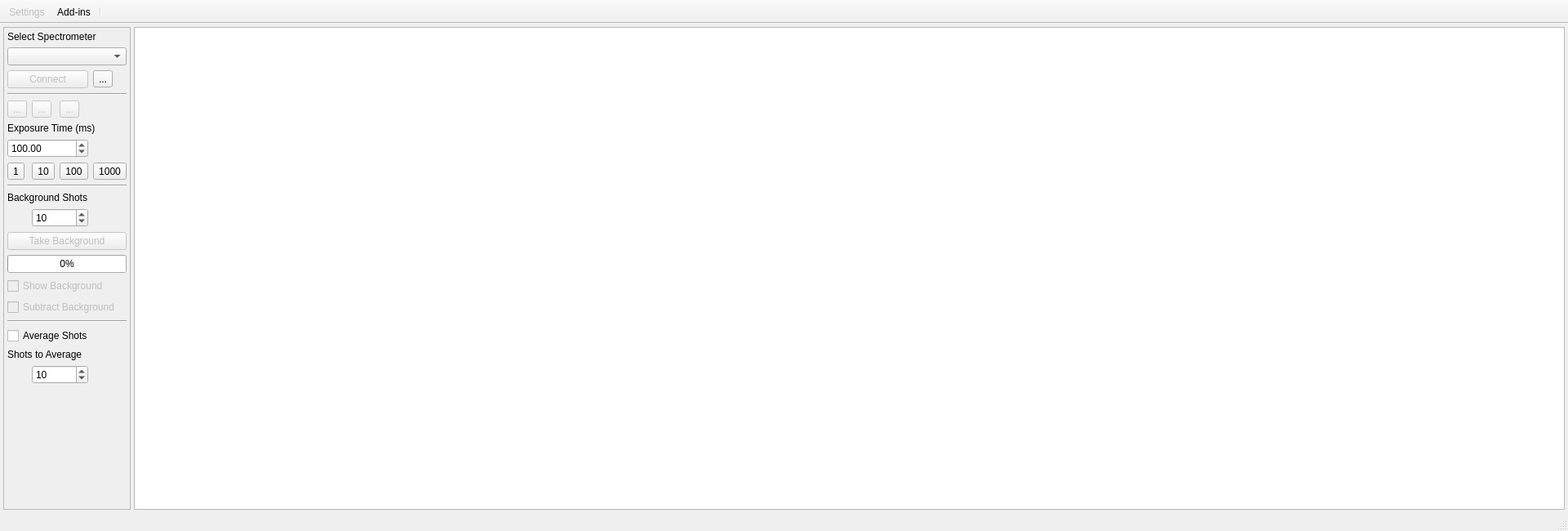
<?xml version="1.0" encoding="UTF-8"?>
<ui version="4.0">
 <class>SpecView</class>
 <widget class="QMainWindow" name="SpecView">
  <property name="geometry">
   <rect>
    <x>0</x>
    <y>0</y>
    <width>1920</width>
    <height>650</height>
   </rect>
  </property>
  <property name="baseSize">
   <size>
    <width>100</width>
    <height>0</height>
   </size>
  </property>
  <property name="contextMenuPolicy">
   <enum>Qt::ActionsContextMenu</enum>
  </property>
  <property name="windowTitle">
   <string>SpecView</string>
  </property>
  <property name="windowIcon">
   <iconset resource="../resources/resources.qrc">
    <normaloff>:/icons/icons/color.png</normaloff>:/icons/icons/color.png</iconset>
  </property>
  <widget class="QWidget" name="centralwidget">
   <layout class="QHBoxLayout" name="horizontalLayout">
    <property name="spacing">
     <number>4</number>
    </property>
    <property name="sizeConstraint">
     <enum>QLayout::SetDefaultConstraint</enum>
    </property>
    <property name="leftMargin">
     <number>4</number>
    </property>
    <property name="topMargin">
     <number>4</number>
    </property>
    <property name="rightMargin">
     <number>4</number>
    </property>
    <property name="bottomMargin">
     <number>4</number>
    </property>
    <item>
     <widget class="QFrame" name="frame">
      <property name="sizePolicy">
       <sizepolicy hsizetype="Preferred" vsizetype="Preferred">
        <horstretch>0</horstretch>
        <verstretch>0</verstretch>
       </sizepolicy>
      </property>
      <property name="baseSize">
       <size>
        <width>0</width>
        <height>0</height>
       </size>
      </property>
      <property name="frameShape">
       <enum>QFrame::StyledPanel</enum>
      </property>
      <layout class="QGridLayout" name="gridLayout_2">
       <property name="leftMargin">
        <number>4</number>
       </property>
       <property name="topMargin">
        <number>4</number>
       </property>
       <property name="rightMargin">
        <number>4</number>
       </property>
       <property name="bottomMargin">
        <number>4</number>
       </property>
       <item row="0" column="0">
        <layout class="QGridLayout" name="gridLayout">
         <property name="sizeConstraint">
          <enum>QLayout::SetDefaultConstraint</enum>
         </property>
         <item row="18" column="0" colspan="4">
          <widget class="QLabel" name="averageKLabel">
           <property name="text">
            <string>Shots to Average</string>
           </property>
          </widget>
         </item>
         <item row="12" column="0" colspan="4">
          <widget class="QPushButton" name="takeBackgroundButton">
           <property name="enabled">
            <bool>false</bool>
           </property>
           <property name="text">
            <string>Take Background</string>
           </property>
          </widget>
         </item>
         <item row="7" column="3">
          <widget class="QToolButton" name="exp4Button">
           <property name="sizePolicy">
            <sizepolicy hsizetype="Preferred" vsizetype="Fixed">
             <horstretch>0</horstretch>
             <verstretch>0</verstretch>
            </sizepolicy>
           </property>
           <property name="text">
            <string>1000</string>
           </property>
          </widget>
         </item>
         <item row="10" column="0" colspan="4">
          <widget class="QLabel" name="backgroundLabel">
           <property name="text">
            <string>Background Shots</string>
           </property>
          </widget>
         </item>
         <item row="0" column="0" colspan="4">
          <widget class="QLabel" name="label">
           <property name="text">
            <string>Select Spectrometer</string>
           </property>
          </widget>
         </item>
         <item row="15" column="0" colspan="4">
          <widget class="QCheckBox" name="subtractBackgroundCheck">
           <property name="enabled">
            <bool>false</bool>
           </property>
           <property name="text">
            <string>Subtract Background</string>
           </property>
          </widget>
         </item>
         <item row="19" column="1" colspan="2">
          <widget class="QSpinBox" name="averageShotsField">
           <property name="enabled">
            <bool>true</bool>
           </property>
           <property name="contextMenuPolicy">
            <enum>Qt::NoContextMenu</enum>
           </property>
           <property name="maximum">
            <number>1000</number>
           </property>
           <property name="value">
            <number>10</number>
           </property>
          </widget>
         </item>
         <item row="11" column="1" colspan="2">
          <widget class="QSpinBox" name="backgroundShotsField">
           <property name="enabled">
            <bool>true</bool>
           </property>
           <property name="contextMenuPolicy">
            <enum>Qt::NoContextMenu</enum>
           </property>
           <property name="maximum">
            <number>1000</number>
           </property>
           <property name="value">
            <number>10</number>
           </property>
          </widget>
         </item>
         <item row="14" column="0" colspan="4">
          <widget class="QCheckBox" name="showBackgroundCheck">
           <property name="enabled">
            <bool>false</bool>
           </property>
           <property name="text">
            <string>Show Background</string>
           </property>
          </widget>
         </item>
         <item row="4" column="2">
          <widget class="QToolButton" name="saveButton">
           <property name="enabled">
            <bool>false</bool>
           </property>
           <property name="text">
            <string>...</string>
           </property>
           <property name="icon">
            <iconset resource="../resources/resources.qrc">
             <normaloff>:/icons/icons/disk.png</normaloff>:/icons/icons/disk.png</iconset>
           </property>
          </widget>
         </item>
         <item row="6" column="0" colspan="3">
          <widget class="QDoubleSpinBox" name="exposureField">
           <property name="contextMenuPolicy">
            <enum>Qt::NoContextMenu</enum>
           </property>
           <property name="maximum">
            <double>10000.000000000000000</double>
           </property>
           <property name="value">
            <double>100.000000000000000</double>
           </property>
          </widget>
         </item>
         <item row="9" column="0" colspan="4">
          <widget class="Line" name="line">
           <property name="orientation">
            <enum>Qt::Horizontal</enum>
           </property>
          </widget>
         </item>
         <item row="16" column="0" colspan="4">
          <widget class="Line" name="line_2">
           <property name="orientation">
            <enum>Qt::Horizontal</enum>
           </property>
          </widget>
         </item>
         <item row="17" column="0" colspan="4">
          <widget class="QCheckBox" name="averageShotsCheck">
           <property name="enabled">
            <bool>true</bool>
           </property>
           <property name="text">
            <string>Average Shots</string>
           </property>
          </widget>
         </item>
         <item row="7" column="0">
          <widget class="QToolButton" name="exp1Button">
           <property name="sizePolicy">
            <sizepolicy hsizetype="Fixed" vsizetype="Fixed">
             <horstretch>0</horstretch>
             <verstretch>0</verstretch>
            </sizepolicy>
           </property>
           <property name="text">
            <string>1</string>
           </property>
          </widget>
         </item>
         <item row="13" column="0" colspan="4">
          <widget class="QProgressBar" name="backgroundProgressBar">
           <property name="maximum">
            <number>10</number>
           </property>
           <property name="value">
            <number>0</number>
           </property>
           <property name="textVisible">
            <bool>true</bool>
           </property>
           <property name="invertedAppearance">
            <bool>false</bool>
           </property>
          </widget>
         </item>
         <item row="7" column="1">
          <widget class="QToolButton" name="exp2Button">
           <property name="sizePolicy">
            <sizepolicy hsizetype="Fixed" vsizetype="Fixed">
             <horstretch>0</horstretch>
             <verstretch>0</verstretch>
            </sizepolicy>
           </property>
           <property name="text">
            <string>10</string>
           </property>
          </widget>
         </item>
         <item row="4" column="0">
          <widget class="QToolButton" name="startButton">
           <property name="enabled">
            <bool>false</bool>
           </property>
           <property name="text">
            <string>...</string>
           </property>
           <property name="icon">
            <iconset resource="../resources/resources.qrc">
             <normaloff>:/icons/icons/control.png</normaloff>:/icons/icons/control.png</iconset>
           </property>
          </widget>
         </item>
         <item row="1" column="0" colspan="4">
          <widget class="QComboBox" name="selectSpecField"/>
         </item>
         <item row="3" column="0" colspan="4">
          <widget class="Line" name="line_3">
           <property name="orientation">
            <enum>Qt::Horizontal</enum>
           </property>
          </widget>
         </item>
         <item row="5" column="0" colspan="4">
          <widget class="QLabel" name="exposureLabel">
           <property name="text">
            <string>Exposure Time (ms)</string>
           </property>
          </widget>
         </item>
         <item row="7" column="2">
          <widget class="QToolButton" name="exp3Button">
           <property name="sizePolicy">
            <sizepolicy hsizetype="Fixed" vsizetype="Fixed">
             <horstretch>0</horstretch>
             <verstretch>0</verstretch>
            </sizepolicy>
           </property>
           <property name="text">
            <string>100</string>
           </property>
          </widget>
         </item>
         <item row="4" column="1">
          <widget class="QToolButton" name="pauseButton">
           <property name="enabled">
            <bool>false</bool>
           </property>
           <property name="text">
            <string>...</string>
           </property>
           <property name="icon">
            <iconset resource="../resources/resources.qrc">
             <normaloff>:/icons/icons/control-pause.png</normaloff>:/icons/icons/control-pause.png</iconset>
           </property>
          </widget>
         </item>
         <item row="2" column="3">
          <widget class="QToolButton" name="refreshButton">
           <property name="text">
            <string>...</string>
           </property>
           <property name="icon">
            <iconset resource="../resources/resources.qrc">
             <normaloff>:/icons/icons/arrow-circle-double-135.png</normaloff>:/icons/icons/arrow-circle-double-135.png</iconset>
           </property>
          </widget>
         </item>
         <item row="2" column="0" colspan="3">
          <widget class="QPushButton" name="connectButton">
           <property name="enabled">
            <bool>false</bool>
           </property>
           <property name="text">
            <string>Connect</string>
           </property>
          </widget>
         </item>
        </layout>
       </item>
       <item row="1" column="0">
        <spacer name="verticalSpacer">
         <property name="orientation">
          <enum>Qt::Vertical</enum>
         </property>
         <property name="sizeHint" stdset="0">
          <size>
           <width>20</width>
           <height>40</height>
          </size>
         </property>
        </spacer>
       </item>
      </layout>
     </widget>
    </item>
    <item>
     <widget class="PlotWidget" name="specPlot">
      <property name="sizePolicy">
       <sizepolicy hsizetype="Expanding" vsizetype="Expanding">
        <horstretch>1</horstretch>
        <verstretch>0</verstretch>
       </sizepolicy>
      </property>
      <property name="minimumSize">
       <size>
        <width>0</width>
        <height>0</height>
       </size>
      </property>
     </widget>
    </item>
   </layout>
  </widget>
  <widget class="QMenuBar" name="menubar">
   <property name="geometry">
    <rect>
     <x>0</x>
     <y>0</y>
     <width>1920</width>
     <height>26</height>
    </rect>
   </property>
  </widget>
  <widget class="QStatusBar" name="statusbar"/>
  <widget class="QToolBar" name="toolBar">
   <property name="contextMenuPolicy">
    <enum>Qt::ActionsContextMenu</enum>
   </property>
   <property name="movable">
    <bool>false</bool>
   </property>
   <property name="toolButtonStyle">
    <enum>Qt::ToolButtonTextBesideIcon</enum>
   </property>
   <property name="floatable">
    <bool>false</bool>
   </property>
   <attribute name="toolBarArea">
    <enum>TopToolBarArea</enum>
   </attribute>
   <attribute name="toolBarBreak">
    <bool>false</bool>
   </attribute>
   <addaction name="actionSettings"/>
   <addaction name="actionAddins"/>
   <addaction name="separator"/>
  </widget>
  <action name="actionSettings">
   <property name="enabled">
    <bool>false</bool>
   </property>
   <property name="icon">
    <iconset resource="../resources/resources.qrc">
     <normaloff>:/icons/icons/gear.png</normaloff>:/icons/icons/gear.png</iconset>
   </property>
   <property name="text">
    <string>Settings</string>
   </property>
  </action>
  <action name="actionAddins">
   <property name="icon">
    <iconset resource="../resources/resources.qrc">
     <normaloff>:/icons/icons/application-plus.png</normaloff>:/icons/icons/application-plus.png</iconset>
   </property>
   <property name="text">
    <string>Add-ins</string>
   </property>
   <property name="toolTip">
    <string>ManageAdd-ins</string>
   </property>
  </action>
 </widget>
 <customwidgets>
  <customwidget>
   <class>PlotWidget</class>
   <extends>QGraphicsView</extends>
   <header>pyqtgraph</header>
  </customwidget>
 </customwidgets>
 <resources>
  <include location="../resources/resources.qrc"/>
 </resources>
 <connections/>
</ui>
